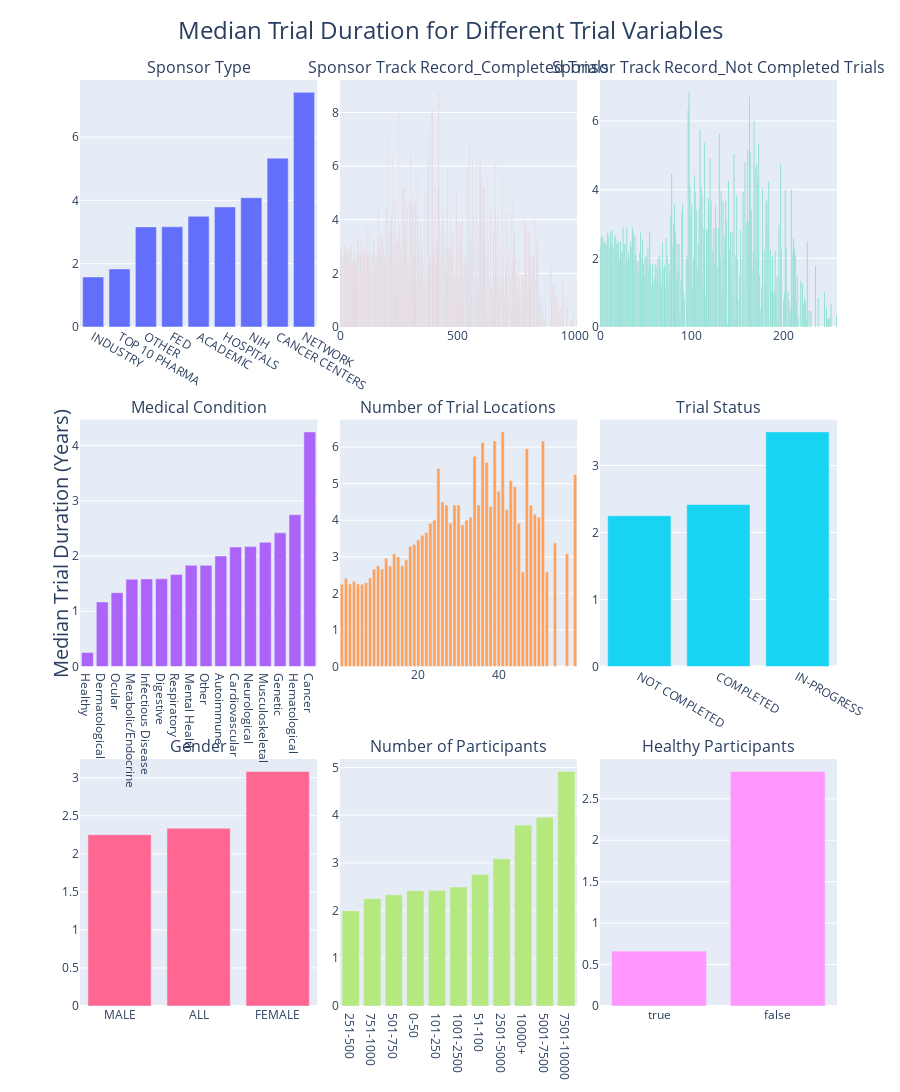

Notebook code for this chart:
### Code cell
# Create subplots of bar charts for each feature and combine them in a single plot to investigate median trial duration
fig6 = make_subplots(rows = 3, cols = 3, subplot_titles=('Sponsor Type', 'Sponsor Track Record_Completed Trials', 'Sponsor Track Record_Not Completed Trials', 
                                                         'Medical Condition', 'Number of Trial Locations', 'Trial Status', 
                                                         'Gender', 'Number of Participants', 'Healthy Participants'), 
                                                         vertical_spacing = 0.1, horizontal_spacing = 0.03)

fig6.add_trace(go.Bar(x = median_duration_sponsortype['Sponsor Type'], y = median_duration_sponsortype['Median Trial Duration (Years)'], 
                      hovertemplate = 'Sponsor Type: %{x} <br>Median Trial Duration: %{y:.2f} yr<extra></extra>'), row = 1, col = 1)
fig6.add_trace(go.Bar(x = median_duration_sponsor_complete['Sponsor_Prior Completed Trials'], y = median_duration_sponsor_complete['Median Trial Duration (Years)'], 
                      hovertemplate = 'Completed Trials: %{x} <br>Median Trial Duration: %{y:.2f} yr<extra></extra>'), row = 1, col = 2)
fig6.add_trace(go.Bar(x = median_duration_sponsor_notcomplete['Sponsor_Prior Not Completed Trials'], y = median_duration_sponsor_notcomplete['Median Trial Duration (Years)'], 
                      hovertemplate = 'Not Completed Trials: %{x} <br>Median Trial Duration: %{y:.2f} yr<extra></extra>'), row = 1, col = 3)   
fig6.add_trace(go.Bar(x = median_duration_condition['Medical Condition'], y = median_duration_condition['Median Trial Duration (Years)'], 
                      hovertemplate = 'Medical Condition: %{x} <br>Median Trial Duration: %{y:.2f} yr<extra></extra>'), row = 2, col = 1)
fig6.add_trace(go.Bar(x = median_duration_locations['No. of Trial Locations'], y = median_duration_locations['Median Trial Duration (Years)'], 
                      hovertemplate = 'No. of Trial Locations: %{x} <br>Median Trial Duration: %{y:.2f} yr<extra></extra>'), row = 2, col = 2)
fig6.add_trace(go.Bar(x = median_duration_status['Trial Status'], y = median_duration_status['Median Trial Duration (Years)'], 
                      hovertemplate = 'Trial Status: %{x} <br>Median Trial Duration: %{y:.2f} yr<extra></extra>'), row = 2, col = 3)
fig6.add_trace(go.Bar(x = median_duration_gender['Gender'], y = median_duration_gender['Median Trial Duration (Years)'], 
                      hovertemplate = 'Gender: %{x} <br>Median Trial Duration: %{y:.2f} yr<extra></extra>'), row = 3, col = 1)
fig6.add_trace(go.Bar(x = median_duration_participants['Participant Bin'], y = median_duration_participants['Median Trial Duration (Years)'], 
                      hovertemplate = 'No of Participants: %{x} <br>Median Trial Duration: %{y:.2f} yr<extra></extra>'), row = 3, col = 2)
fig6.add_trace(go.Bar(x = median_duration_health['Healthy Participants'], y = median_duration_health['Median Trial Duration (Years)'], 
                      hovertemplate = 'Healthy Participants: %{x} <br>Median Trial Duration: %{y:.2f} yr<extra></extra>'), row = 3, col = 3)

fig6.add_annotation(text = 'Median Trial Duration (Years)', xref = 'paper', yref = 'paper', x = -0.047, y = 0.5, showarrow = False, textangle = -90, font = dict(size = 20))  
fig6.update_layout(title = {'text' : 'Median Trial Duration for Different Trial Variables', 'y' : 0.98, 'x' : 0.5, 'xanchor' : 'center', 'yanchor' : 'top', 'font' : {'size' : 24}}, 
                   margin = dict(l = 80, r = 40, t = 80, b = 50), showlegend = False, height = 1200)

### Figure 1 — Plotly figure (JSON) as saved in the notebook; plotly's stock layout.template omitted (floating-point values rounded to 4 significant figures; data arrays with more than 128 entries replaced by an {"elided": "..."} marker saying what was removed)
{"data": [{"hovertemplate": "Sponsor Type: %{x} <br>Median Trial Duration: %{y:.2f} yr<extra></extra>", "type": "bar", "x": ["INDUSTRY", "TOP 10 PHARMA", "OTHER", "FED", "ACADEMIC", "HOSPITALS", "NIH", "CANCER CENTERS", "NETWORK"], "xaxis": "x", "y": [1.58, 1.832, 3.162, 3.165, 3.496, 3.793, 4.085, 5.333, 7.414], "yaxis": "y"}, {"hovertemplate": "Completed Trials: %{x} <br>Median Trial Duration: %{y:.2f} yr<extra></extra>", "type": "bar", "x": {"elided": "769 int values"}, "xaxis": "x2", "y": {"elided": "769 float values"}, "yaxis": "y2"}, {"hovertemplate": "Not Completed Trials: %{x} <br>Median Trial Duration: %{y:.2f} yr<extra></extra>", "type": "bar", "x": {"elided": "229 int values"}, "xaxis": "x3", "y": {"elided": "229 float values"}, "yaxis": "y3"}, {"hovertemplate": "Medical Condition: %{x} <br>Median Trial Duration: %{y:.2f} yr<extra></extra>", "type": "bar", "x": ["Healthy", "Dermatological", "Ocular", "Metabolic/Endocrine", "Infectious Disease", "Digestive", "Respiratory", "Mental Health", "Other", "Autoimmune", "Cardiovascular", "Neurological", "Musculoskeletal", "Genetic", "Hematological", "Cancer"], "xaxis": "x4", "y": [0.2519, 1.169, 1.337, 1.58, 1.585, 1.588, 1.667, 1.832, 1.832, 2.001, 2.163, 2.171, 2.248, 2.42, 2.749, 4.249], "yaxis": "y4"}, {"hovertemplate": "No. of Trial Locations: %{x} <br>Median Trial Duration: %{y:.2f} yr<extra></extra>", "type": "bar", "x": [6, 1, 3, 5, 7, 4, 2, 8, 46, 52, 9, 11, 13, 10, 16, 17, 12, 15, 14, 57, 18, 19, 54, 20, 21, 22, 31, 45, 28, 23, 32, 24, 33, 50, 49, 42, 38, 48, 29, 30, 35, 27, 26, 40, 44, 43, 59, 25, 37, 34, 47, 36, 51, 39, 41], "xaxis": "x5", "y": [2.248, 2.251, 2.253, 2.253, 2.292, 2.33, 2.411, 2.42, 2.582, 2.582, 2.664, 2.667, 2.749, 2.753, 2.754, 2.917, 2.96, 3.001, 3.083, 3.083, 3.291, 3.335, 3.376, 3.459, 3.587, 3.666, 3.873, 3.918, 3.918, 3.918, 4, 4, 4.082, 4.085, 4.167, 4.292, 4.376, 4.413, 4.419, 4.419, 4.419, 4.419, 4.501, 4.793, 4.916, 5.084, 5.251, 5.417, 5.582, 5.752, 5.958, 6.126, 6.168, 6.171, 6.418], "yaxis": "y5"}, {"hovertemplate": "Trial Status: %{x} <br>Median Trial Duration: %{y:.2f} yr<extra></extra>", "type": "bar", "x": ["NOT COMPLETED", "COMPLETED", "IN-PROGRESS"], "xaxis": "x6", "y": [2.251, 2.418, 3.502], "yaxis": "y6"}, {"hovertemplate": "Gender: %{x} <br>Median Trial Duration: %{y:.2f} yr<extra></extra>", "type": "bar", "x": ["MALE", "ALL", "FEMALE"], "xaxis": "x7", "y": [2.251, 2.335, 3.083], "yaxis": "y7"}, {"hovertemplate": "No of Participants: %{x} <br>Median Trial Duration: %{y:.2f} yr<extra></extra>", "type": "bar", "x": ["251-500", "751-1000", "501-750", "0-50", "101-250", "1001-2500", "51-100", "2501-5000", "10000+", "5001-7500", "7501-10000"], "xaxis": "x8", "y": [1.999, 2.251, 2.33, 2.418, 2.42, 2.494, 2.754, 3.086, 3.792, 3.958, 4.917], "yaxis": "y8"}, {"hovertemplate": "Healthy Participants: %{x} <br>Median Trial Duration: %{y:.2f} yr<extra></extra>", "type": "bar", "x": [true, false], "xaxis": "x9", "y": [0.6626, 2.831], "yaxis": "y9"}], "layout": {"annotations": [{"font": {"size": 16}, "showarrow": false, "text": "Sponsor Type", "x": 0.1567, "xanchor": "center", "xref": "paper", "y": 1, "yanchor": "bottom", "yref": "paper"}, {"font": {"size": 16}, "showarrow": false, "text": "Sponsor Track Record_Completed Trials", "x": 0.5, "xanchor": "center", "xref": "paper", "y": 1, "yanchor": "bottom", "yref": "paper"}, {"font": {"size": 16}, "showarrow": false, "text": "Sponsor Track Record_Not Completed Trials", "x": 0.8433, "xanchor": "center", "xref": "paper", "y": 1, "yanchor": "bottom", "yref": "paper"}, {"font": {"size": 16}, "showarrow": false, "text": "Medical Condition", "x": 0.1567, "xanchor": "center", "xref": "paper", "y": 0.6333, "yanchor": "bottom", "yref": "paper"}, {"font": {"size": 16}, "showarrow": false, "text": "Number of Trial Locations", "x": 0.5, "xanchor": "center", "xref": "paper", "y": 0.6333, "yanchor": "bottom", "yref": "paper"}, {"font": {"size": 16}, "showarrow": false, "text": "Trial Status", "x": 0.8433, "xanchor": "center", "xref": "paper", "y": 0.6333, "yanchor": "bottom", "yref": "paper"}, {"font": {"size": 16}, "showarrow": false, "text": "Gender", "x": 0.1567, "xanchor": "center", "xref": "paper", "y": 0.2667, "yanchor": "bottom", "yref": "paper"}, {"font": {"size": 16}, "showarrow": false, "text": "Number of Participants", "x": 0.5, "xanchor": "center", "xref": "paper", "y": 0.2667, "yanchor": "bottom", "yref": "paper"}, {"font": {"size": 16}, "showarrow": false, "text": "Healthy Participants", "x": 0.8433, "xanchor": "center", "xref": "paper", "y": 0.2667, "yanchor": "bottom", "yref": "paper"}, {"font": {"size": 20}, "showarrow": false, "text": "Median Trial Duration (Years)", "textangle": -90, "x": -0.047, "xref": "paper", "y": 0.5, "yref": "paper"}], "height": 1200, "margin": {"b": 50, "l": 80, "r": 40, "t": 80}, "showlegend": false, "title": {"font": {"size": 24}, "text": "Median Trial Duration for Different Trial Variables", "x": 0.5, "xanchor": "center", "y": 0.98, "yanchor": "top"}, "xaxis": {"anchor": "y", "domain": [0, 0.3133]}, "xaxis2": {"anchor": "y2", "domain": [0.3433, 0.6567]}, "xaxis3": {"anchor": "y3", "domain": [0.6867, 1.0]}, "xaxis4": {"anchor": "y4", "domain": [0, 0.3133]}, "xaxis5": {"anchor": "y5", "domain": [0.3433, 0.6567]}, "xaxis6": {"anchor": "y6", "domain": [0.6867, 1.0]}, "xaxis7": {"anchor": "y7", "domain": [0, 0.3133]}, "xaxis8": {"anchor": "y8", "domain": [0.3433, 0.6567]}, "xaxis9": {"anchor": "y9", "domain": [0.6867, 1.0]}, "yaxis": {"anchor": "x", "domain": [0.7333, 1]}, "yaxis2": {"anchor": "x2", "domain": [0.7333, 1]}, "yaxis3": {"anchor": "x3", "domain": [0.7333, 1]}, "yaxis4": {"anchor": "x4", "domain": [0.3667, 0.6333]}, "yaxis5": {"anchor": "x5", "domain": [0.3667, 0.6333]}, "yaxis6": {"anchor": "x6", "domain": [0.3667, 0.6333]}, "yaxis7": {"anchor": "x7", "domain": [0, 0.2667]}, "yaxis8": {"anchor": "x8", "domain": [0, 0.2667]}, "yaxis9": {"anchor": "x9", "domain": [0, 0.2667]}}}
